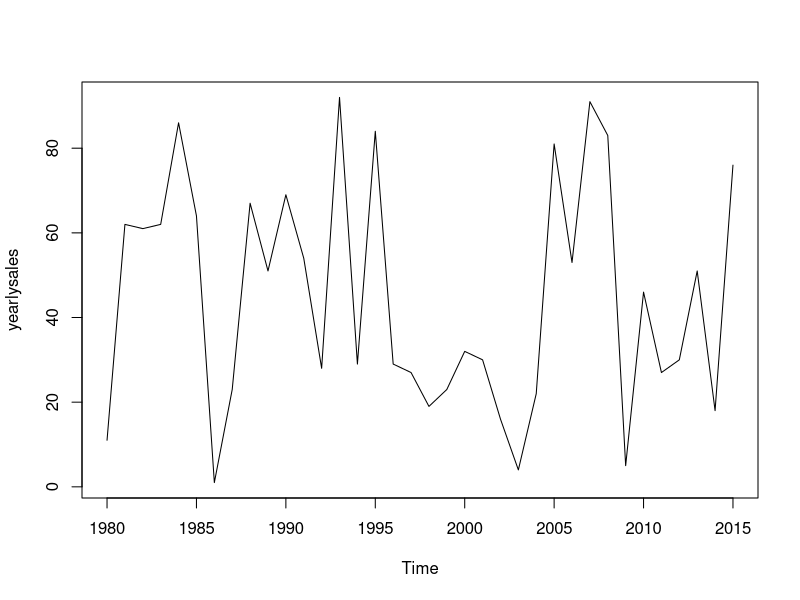
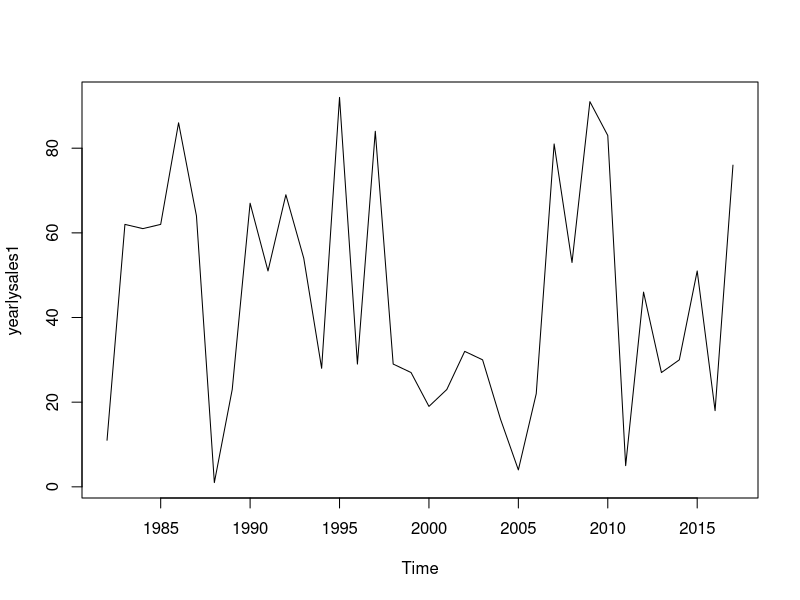
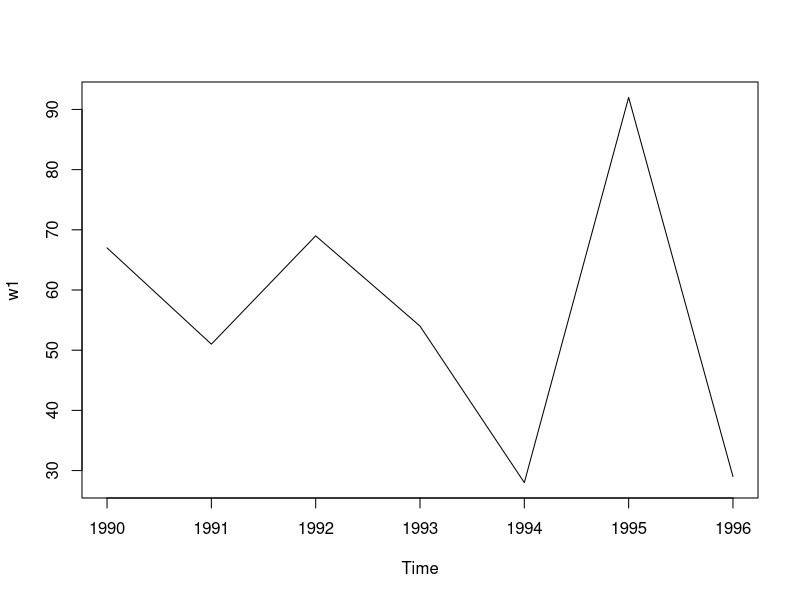
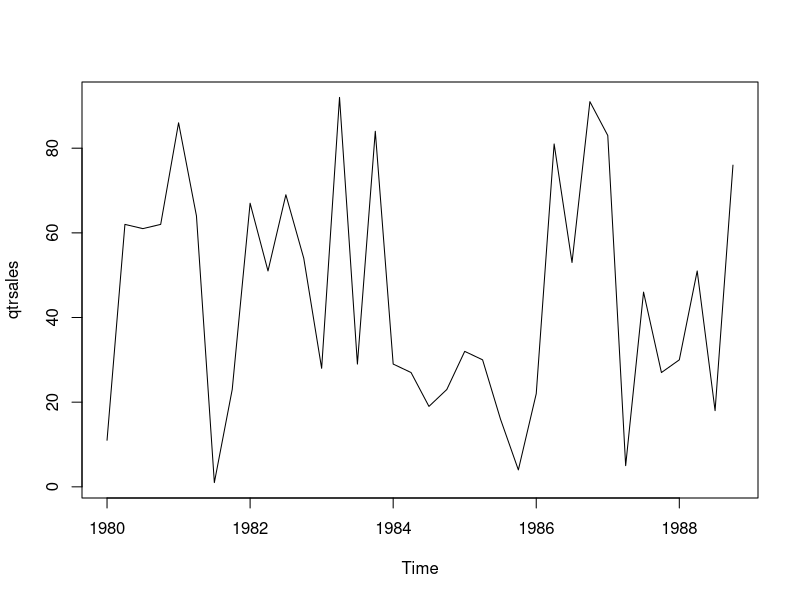

Recreate these plots in R, in order.
# create a time series data (UNIVARIATE- only sales of one product changing over time)

#first create a vector of numerical values
# 36 observations 
set.seed(1234)
(sales = round(runif(3*12)*100,0))
length(sales)

#This data can be daily, weekly, monthly, quartler, yearly data
#create yearly time series : start year 1980

#Yearly----
(yearlysales = ts(sales, start=c(1980), frequency=1)) #freq=1 means yearly series
plot(yearlysales)
(yearlysales1 = ts(sales, start=c(1980,3), frequency=1)) # (1980,3) means starting from 3rd year after 1980
plot(yearlysales1)

#find the year when sales was >50
yearlysales1[yearlysales1>50]
class(yearlysales1)
methods(class=ts)

yearlysales1
#find sales from 1990 to 1996
(w1= window(yearlysales1,start=1990, end=1996))
plot(w1)



#Quarterly -----
12/4  # freq=4
(qtrsales = ts(sales, start=c(1980), frequency=4))
plot(qtrsales)
#list data from Qtr3 1980 to  1985
window(qtrsales, start=c(1980, 3), end=c(1985, 2))


#Monthly -----
12/12  # freq=12 start month=Mar/ 1990
(monsales = ts(sales, start=c(1990,3), frequency=12))

#create data from Feb 2000 to Nov 2002
(monsales1 = ts(sales, start=c(2000,2), end=c(2002,11), frequency=12))
length(monsales1)

#see subset of sales data : May 2000 to Aug 2001
window(monsales1, start=c(2000, 5), end=c(2001, 8))

sales2 = rnorm(365, mean=100, sd=10)
(dailysales = ts(sales2, start = c(2017,1), frequency = 365))
window(dailysales, start=c(2017,1), end=c(2017,10))
mean(window(dailysales, start=c(2017,1), end=c(2017,10)))

